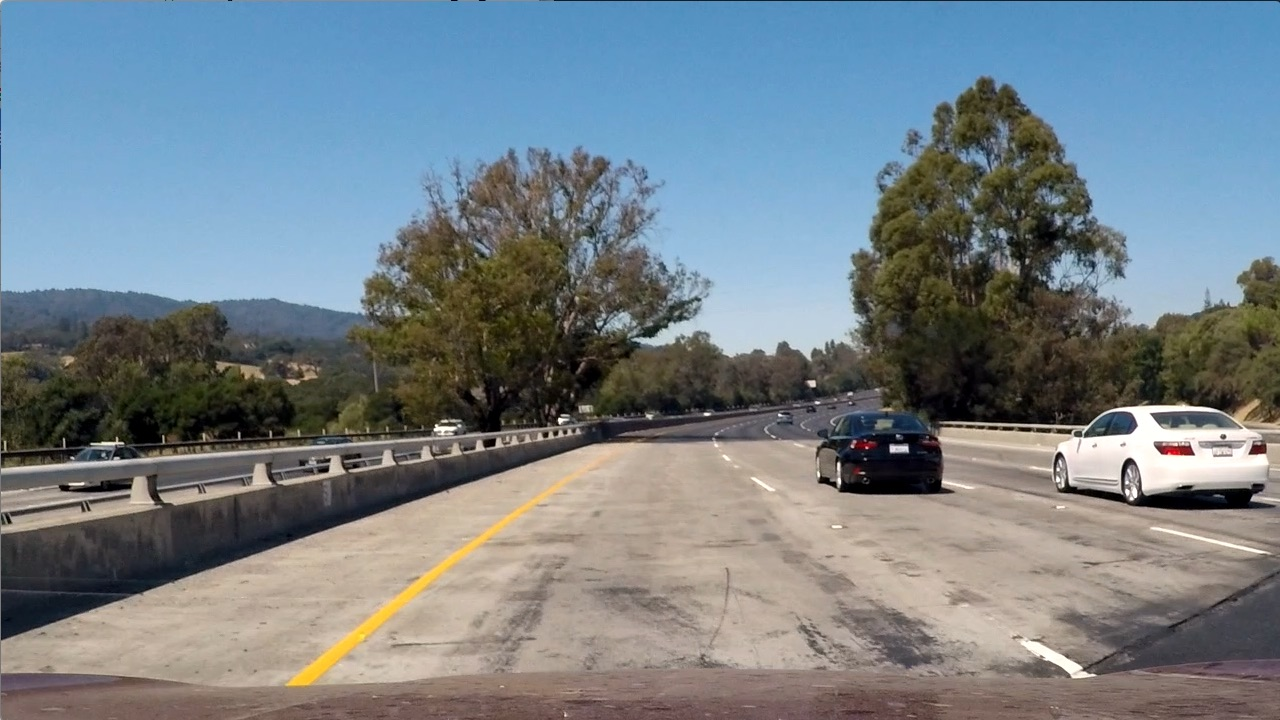
#> input picture test_images/test1.jpg, 1280 x 720 px
$ jupyter execute --allow-errors improved-Copy1.ipynb   (shell and % lines are left out)   (older library calls are emulated)
#> lines starting #> are read from the running program, lines starting #| are printed output that depends on the picture
### app/calibration.py
import numpy as np
import cv2
import glob
import _pickle as pickle

class Camera_calibrator:
    """ Camera calibration class is responsibole for calibrate and udistort images """
    # [6 lines left out: function undistort, not called in this run]

    def initialize(self, filename='calibration.pkl', corners=(9,6), cal_image_loc='camera_cal/*.jpg'):
        """ Initialize calibrator. It will try to load calibration.pkl first, if not found then use provided images to detect corners and and calculate points """
        try:
            # try to load it from file
            self.load_calibration_points(filename)
        except:
            # in case file not found then calibrate and save
            _, _ = self.detect_corners(corners=corners, cal_image_loc=cal_image_loc)
            self.save_calibration_points(filename=filename)

    def save_calibration_points(self, filename='calibration.pkl'):
        obj = {"imgpoints": self.imgpoints, "objpoints": self.objpoints}
        with open(filename, 'wb') as f:
            pickle.dump(obj, f)

    def load_calibration_points(self, filename='calibration.pkl'):
        with open(filename, 'rb') as f:
            obj = pickle.load(f)
            self.imgpoints = obj['imgpoints']
            self.objpoints = obj['objpoints']

    def detect_corners(self, corners=(9,6), cal_image_loc='camera_cal/*.jpg'):
        objp = np.zeros((np.product(corners),3), np.float32)
        objp[:,:2] = np.mgrid[0:corners[0], 0:corners[1]].T.reshape(-1,2)

        # Arrays to store object points and image points from all the images.
        objpoints = [] # 3d points in real world space
        imgpoints = [] # 2d points in image plane.

        # Make a list of calibration images
        images = glob.glob(cal_image_loc)

        # Step through the list and search for chessboard corners
        for idx, fname in enumerate(images):
            img = cv2.imread(fname)
            gray = cv2.cvtColor(img, cv2.COLOR_BGR2GRAY)

            # Find the chessboard corners
            ret, detected_corners = cv2.findChessboardCorners(gray, corners, None)

            # If found, add object points, image points
            if ret == True:
                objpoints.append(objp)
                imgpoints.append(detected_corners)

        self.imgpoints = imgpoints
        self.objpoints = objpoints

        return imgpoints, objpoints

### improved-Copy1.ipynb
[cell 1]
import app.curve as curve
import app.calibration as c
import app.warp as w
import app.edges as e
import app.lane_finder as lf

import cv2
import matplotlib.pyplot as plt
import importlib
import numpy as np

from moviepy.editor import VideoFileClip
import matplotlib.image as mpimg
from IPython.display import HTML

[cell 2]
img = cv2.imread('test_images/test1.jpg')
#> img is the input picture: shape (720, 1280, 3); mean B, G, R 135.5, 128.7, 117.5
img = cv2.cvtColor(img, cv2.COLOR_BGR2RGB)

calibrator = c.Camera_calibrator()
calibrator.initialize()
#> (the rest of this cell did not finish here and is left out)

[cell 3]
def generate_mask(warped):
    edges = e.Edges(warped)
    # [6 lines of commented-out code are left out]
    _ = edges.gradient_color_channel(150,255,2,space=cv2.COLOR_RGB2LAB) # yellow
    _ = edges.gradient_x(15, 90)

    return edges.combined

def prepare_img(img):
    calibrator = c.Camera_calibrator()
    calibrator.initialize()
    undist = calibrator.calibrate(img)
    warped = w.warp(undist)
    return generate_mask(warped), warped

def get_base_points(img):
    histogram = np.sum(img[img.shape[0]/2:,:], axis=0)
    midpoint = np.int(histogram.shape[0]/2)
    leftx_base = np.argmax(histogram[:midpoint])
    rightx_base = np.argmax(histogram[midpoint:]) + midpoint
    return leftx_base, rightx_base, histogram

[cell 4]
frame = 0
l_curve = None
r_curve = None
recheck_center = True

def handler():
    global frame
    global l_curve
    global r_curve
    global recheck_center

    frame = 0
    l_curve = None
    r_curve = None
    recheck_center = True

    def handle_frame(img):
        img = equalize_color_hist(img)
        img_y, img_x, _ = img.shape
        midpoint = int(img_x/2)
        x_offset=y_offset=10
        global frame
        global l_curve
        global r_curve
        global recheck_center

        frame += 1
        mask, warped = prepare_img(img)
        leftx_base = rightx_base = 0
        if recheck_center is True:
            leftx_base, rightx_base, _ = get_base_points(mask)
            if l_curve is not None:
                l_curve.center= leftx_base
            if r_curve is not None:
                r_curve.center = rightx_base
            recheck_center = False

        if l_curve is None or r_curve is None:
            l_curve = curve.Curve(leftx_base, (0, midpoint), margin=100)
            r_curve = curve.Curve(rightx_base, (midpoint, img_x), margin=100)

        l_valid = l_curve.curve_fit(mask)
        r_valid = r_curve.curve_fit(mask)

        if l_valid is False or r_valid is False:
            recheck_center = True

        marked = np.zeros_like(warped)
        #l_curve.draw_curve(marked, thick=10)
        #r_curve.draw_curve(marked, thick=10)

        marked = lf.plot_lanes(img, l_curve.fit, r_curve.fit, warped.shape, fill=True)

        unwarped = w.unwarp(marked)
        final = cv2.addWeighted(img,0.7,unwarped,0.99,0)

        s_img = mask*255
        s_img = cv2.cvtColor(s_img, cv2.COLOR_GRAY2RGB)
        l_curve.curve_windows.draw_rect(s_img)
        r_curve.curve_windows.draw_rect(s_img)
        l_curve.draw_curve(s_img, thick=4)
        r_curve.draw_curve(s_img, thick=4)

        s_img_x, s_img_y = int((s_img.shape[1]/1.5)), int((s_img.shape[0]/1.5))
        s_img = cv2.resize(s_img, (s_img_y, s_img_y))
        final[y_offset:y_offset+s_img.shape[0], x_offset:x_offset+s_img.shape[1]] = s_img


        #if frame % 10 == 0:
        #    recheck_center = True

        return final
    return handle_frame

[cell 5]
importlib.reload(curve)
img = cv2.imread('failed/image138.jpg')
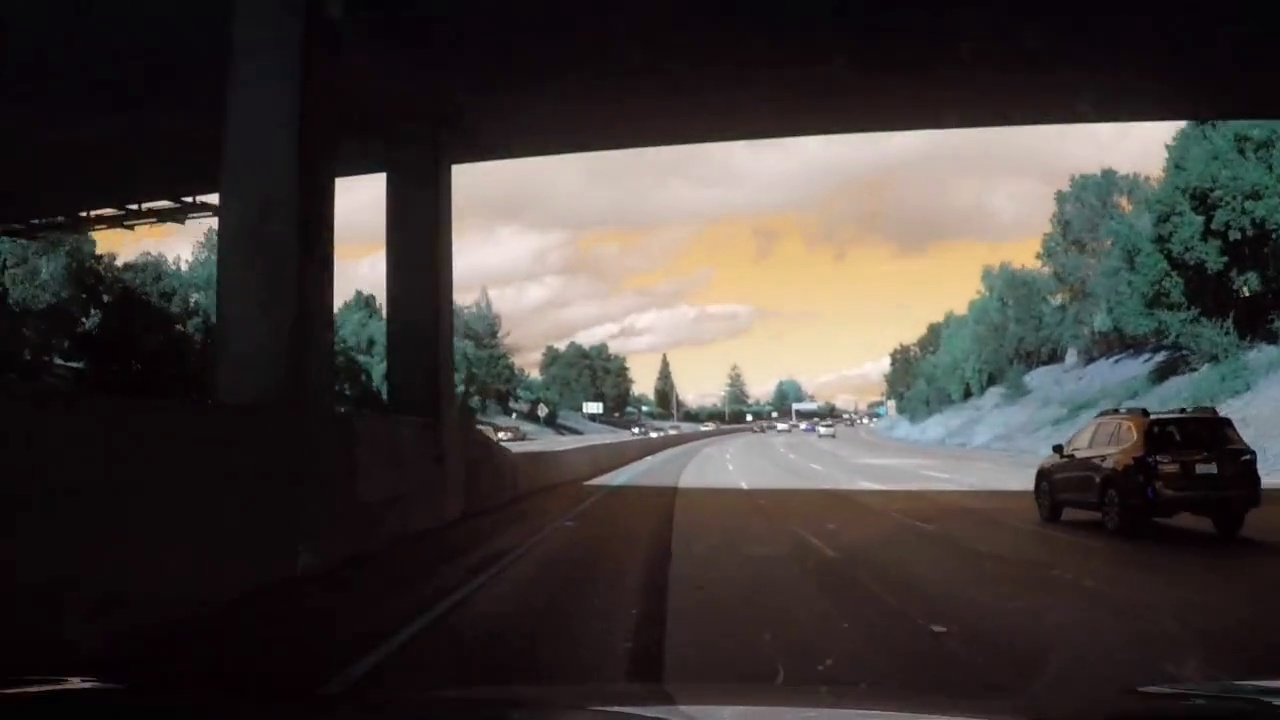
#> input picture failed/image138.jpg, 1280 x 720 px
#> img is the input picture: shape (720, 1280, 3); mean B, G, R 57.5, 60.4, 66.5
img = cv2.imread('extra/test3.jpg')
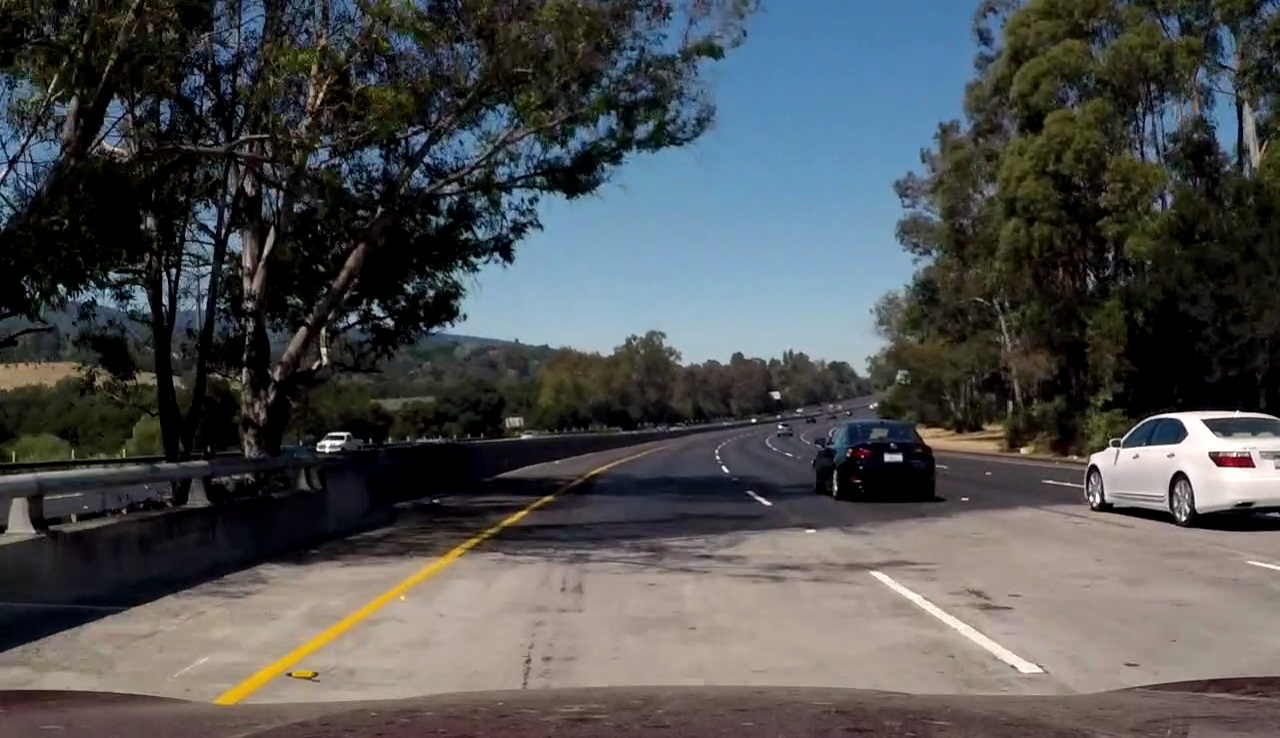
#> input picture extra/test3.jpg, 1280 x 738 px
#> img is the input picture: shape (738, 1280, 3); mean B, G, R 80.7, 80.1, 78.2
img = cv2.cvtColor(img, cv2.COLOR_BGR2RGB)

processor = handler()
#> (the rest of this cell did not finish here and is left out)

[cell 6]
importlib.reload(curve)

[cell 7]
str(2)

[cell 8]
def equalize_color_hist(img):
    ycrcb = cv2.cvtColor(img, cv2.COLOR_RGB2YCrCb)
#> ycrcb: shape (738, 1280, 3); mean of channels 0, 1, 2 79.6, 127, 128.6
    ycrcb[:,:,0] = cv2.equalizeHist(ycrcb[:,:,0])
#> ycrcb: shape (738, 1280, 3); mean of channels 0, 1, 2 121.5, 127, 128.6
    result = cv2.cvtColor(ycrcb, cv2.COLOR_YCrCb2RGB)
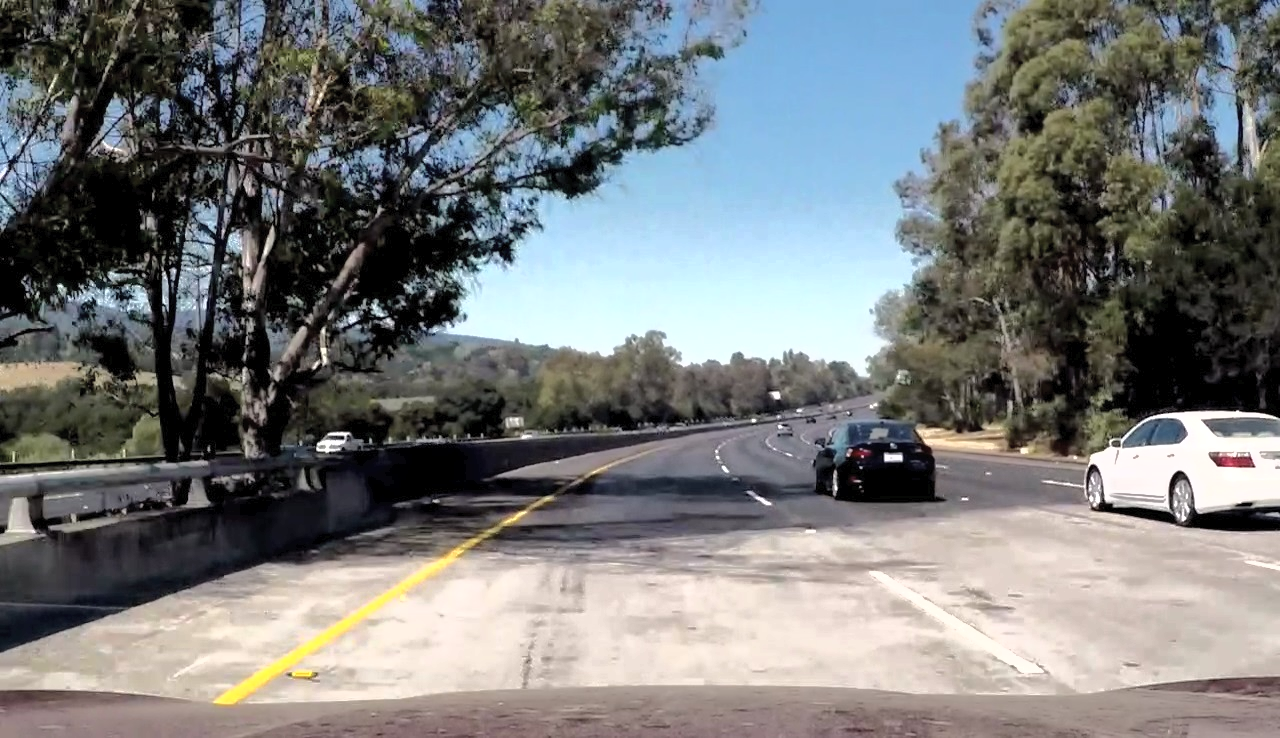
#> result: shape (738, 1280, 3); mean R, G, B 119.9, 122, 122
    return result

[cell 9]
res = equalize_color_hist(img)
plt.imshow(res)
#> (this line was passed over: IPython is not available in this run)
